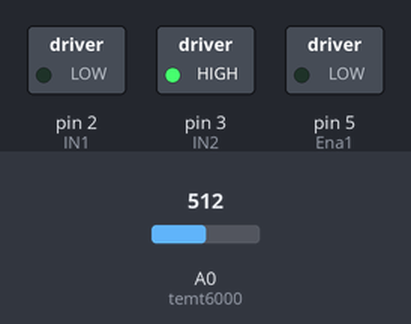
Simulated run of this sketch. Board: Arduino Uno, built with avr-gcc and run on an emulated ATmega328P. Parts: switched loads named in the sketch (green lamp = pin HIGH). Inputs (shaded band) come from the test bench; at power-on: A0 (temt6000) = 512.

Above: at 6.8 s.
6.9 s: A0 (temt6000) set to 703
11.4 s: A0 (temt6000) set to 727
At 13.1 s:
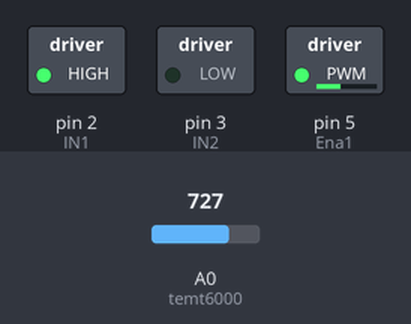
19.5 s: A0 (temt6000) set to 716
At 22.4 s:
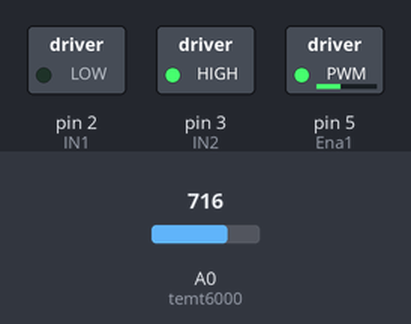
28.1 s: A0 (temt6000) set to 900
At 37.3 s:
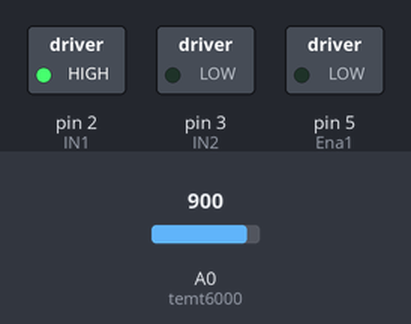
Timing chart, 0 to 37.7 s (numbered marks = the images above; inputs shaded):
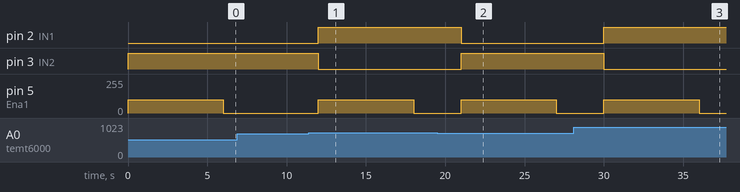

Measured:
- the behaviour switches between 716 and 717 on A0 (temt6000) (found by bisection; images 0 and 1)
- after the input at 6.9 s, every drawn part: stays the same
- after the input at 11.4 s, pin 2 (IN1): LOW → HIGH after 0.60 s; pin 3 (IN2): HIGH → LOW after 0.60 s; pin 5 (Ena1): 0/255 → 100/255 after 0.60 s, → 0/255 6.0 s later
- after the input at 19.5 s, pin 2 (IN1): HIGH → LOW after 1.5 s; pin 3 (IN2): LOW → HIGH after 1.5 s; pin 5 (Ena1): 0/255 → 100/255 after 1.5 s, → 0/255 6.0 s later
- after the input at 28.1 s, pin 2 (IN1): LOW → HIGH after 1.9 s; pin 3 (IN2): HIGH → LOW after 1.9 s; pin 5 (Ena1): 0/255 → 100/255 after 1.9 s, → 0/255 6.0 s later

The sketch:

2ndard.ino
```cpp
int temt6000 = A0;
float percentage;
int light_value;
bool motorun1 = false, motorun2 = false;
int flag = 0;
// motor 1
#define Ena1 5
#define IN1 2
#define IN2 3

void setup() {
  Serial.begin(115200);
  pinMode(temt6000,INPUT);

  pinMode(Ena1, OUTPUT);
  pinMode(IN1, OUTPUT);
  pinMode(IN2, OUTPUT);
}

void loop() {
  Serial.begin(115200);
  light_value = analogRead(temt6000);
  percentage = (light_value*100.0)/1023.0;
  if (percentage >= 70.0 && percentage <= 100.0 && !motorun1) {
    // Rotate both motors for 2 seconds
    digitalWrite(IN1, HIGH);
    digitalWrite(IN2, LOW);
	  analogWrite(Ena1, 100);
    motorun1 = true;
    motorun2 = false;
    delay(3000);
  }
  else if (motorun1)
  {
    analogWrite(Ena1, 0);
  }

  if(percentage < 70 && !motorun2)
  {
    digitalWrite(IN1, LOW);
    digitalWrite(IN2, HIGH);
	analogWrite(Ena1, 100);
    motorun1 = false;
    motorun2 = true;
    delay(3000);
  }
  else if (motorun2)
  {
    analogWrite(Ena1, 0);

  }
delay(3000);
}
```
